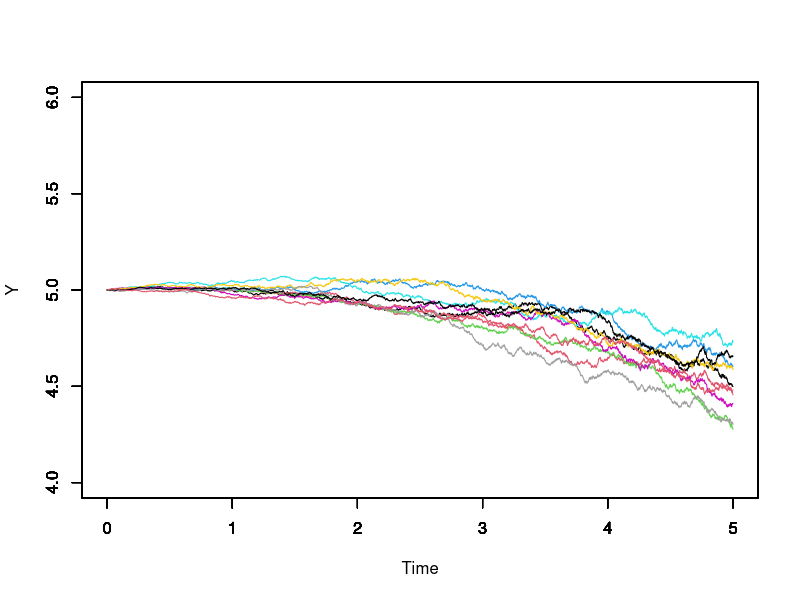

Here is the R script that generated this plot:
mu <- function(j){
	return (0.0325 - (0.05*t));
}
sigma <- function(j) { 
	return (0.012 + (0.0138*t) + (0.00125*(t^2)));
}

set.seed(1);

size = 5000;
n = 10;
range_time  = 5;
dt = range_time/size;
sdt = sqrt(dt);

#No matrix assigment, because size will be too large.
Y <- vector(length = size+1);
Y[1] = 5;
y2 = 0; y5 = 0;

pdf("3.pdf");
for (i in 1:n) {
	for (j in 2:(size + 1)) {
		t = ((j - 1) * dt);
		Y[j] = Y[j-1] + (mu(t) * dt) + (sigma(t) * sdt * rnorm(1, mean = 0, sd = 1));
	}
	y2 = y2 + (Y[(2/dt) + 1]/n);
	y5 = y5 + (Y[(5/dt) + 1]/n);
	plot(seq(0, 5, dt), Y, type = 'l', xlim = c(0,5), ylim = c(4,6), col = i, verticals = FALSE, do.points = FALSE, main = "", xlab = "", ylab = "")
	par(new = TRUE)
}
title(ylab = 'Y', xlab = 'Time');

cat("\nE[Y(2)] =", y2, "\nE[Y(5)] =", y5, '\n');

#E[X(2)] = 4.96492
#E[X(5)] = 4.499891